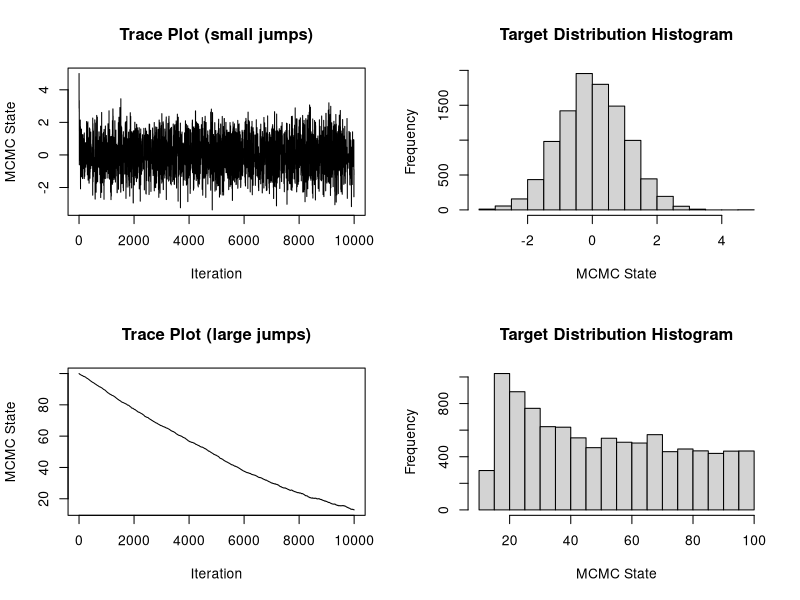

The R source for this figure:
## This script illustrates the Metropolis-Hastings algorithm for
## approximating the standard normal distribution
## Author: Vladimir N. Minin
## last update: 07/12/2015

unif_rw_next = function(cur_value, tuning_par){

  return_value = c(cur_value, 0)
  
  prop_value = cur_value + runif(1, min=-tuning_par, max=tuning_par)
  
  if (log(runif(1)) < (cur_value^2 - prop_value^2)/2){
    return_value = c(prop_value, 1)
  }

  return(return_value)      
}

mcmc_size = 10000
start_value = 5.0


mcmc_out_small_jumps = matrix(0, nrow=(mcmc_size), ncol=2)
colnames(mcmc_out_small_jumps) = c("state", "acc.status")

cur_state = c(start_value,1)
mcmc_out_small_jumps[1,] = cur_state

for (i in 2:mcmc_size){
  
  cur_state = unif_rw_next(mcmc_out_small_jumps[i-1,1], 5.0)
    
  mcmc_out_small_jumps[i,] = cur_state
}

## acceptance probability
mean(mcmc_out_small_jumps[,"acc.status"])

## mean of the target distribution
mean(mcmc_out_small_jumps[,"state"])

par(mfrow=c(2,2))

## trace plot
plot(1:mcmc_size, mcmc_out_small_jumps[,"state"], type="l", xlab="Iteration", ylab="MCMC State", main="Trace Plot (small jumps)")

## histogram
hist(mcmc_out_small_jumps[,"state"], xlab="MCMC State", main="Target Distribution Histogram")


mcmc_out_large_jumps = matrix(0, nrow=(mcmc_size), ncol=2)
colnames(mcmc_out_large_jumps) = c("state", "acc.status")

cur_state = c(100,1)
mcmc_out_large_jumps[1,] = cur_state

for (i in 2:mcmc_size){
  
  cur_state = unif_rw_next(mcmc_out_large_jumps[i-1,1], 0.05)
  
  mcmc_out_large_jumps[i,] = cur_state
}

## acceptance probability
mean(mcmc_out_large_jumps[,"acc.status"])


## trace plot
plot(1:mcmc_size, mcmc_out_large_jumps[,"state"], type="l", xlab="Iteration", ylab="MCMC State", main="Trace Plot (large jumps)")

## histogram
hist(mcmc_out_large_jumps[,"state"], xlab="MCMC State", main="Target Distribution Histogram")
